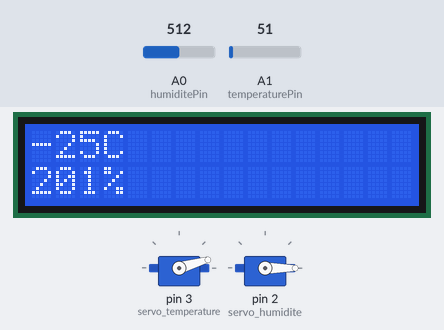
The sketch below on a simulated Arduino Uno, built with avr-gcc and run on an emulated ATmega328P. On the bench: 16×2 character LCD, 2 × servo. Inputs (shaded band) come from the test bench; at power-on: A1 (temperaturePin) = 51, A0 (humiditePin) = 512.

Above: at 1.2 s.
1.3 s: A1 (temperaturePin) set to 61
At 2.7 s:
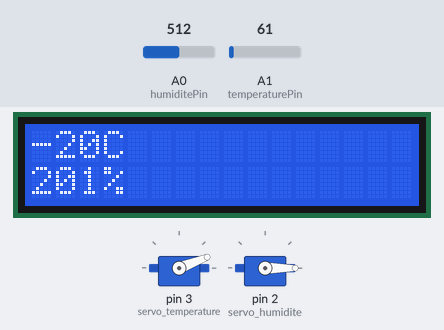
3.0 s: A0 (humiditePin) set to 489
At 4.2 s:
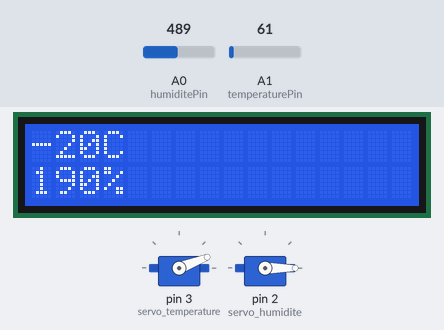
4.5 s: A0 (humiditePin) set to 461
At 5.8 s:
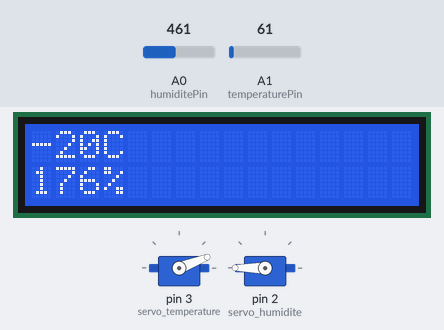
6.1 s: A1 (temperaturePin) set to 30
At 7.3 s:
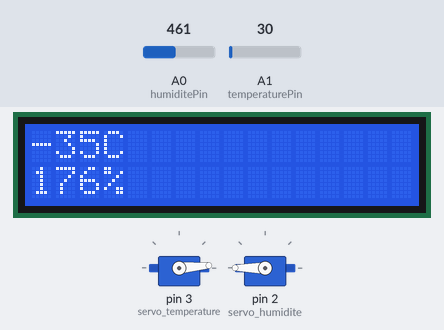
7.6 s: A1 (temperaturePin) set to 112
At 8.0 s:
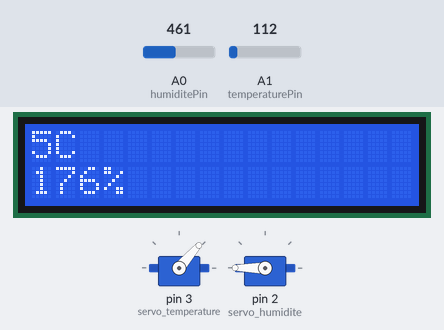
9.1 s: A0 (humiditePin) set to 511
At 9.5 s:
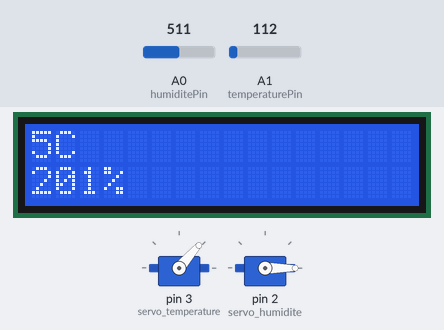
Timing chart, 0 to 11.6 s (numbered marks = the images above; inputs shaded):
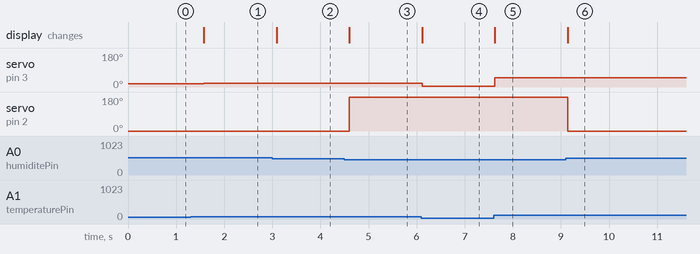

Measured:
- the behaviour switches between 475 and 474 on A0 (humiditePin) (found by bisection; images 2 and 3)
- after the input at 1.3 s, servo on pin 3 (servo_temperature): 16° → 21° after 0.28 s; the display: changes after 0.28 s (image 1)
- after the input at 3.0 s, the display: changes after 0.09 s (image 2)
- after the input at 4.5 s, servo on pin 2 (servo_humidite): 0° → 180° after 0.10 s; the display: changes after 0.10 s (image 3)
- after the input at 6.1 s, servo on pin 3 (servo_temperature): 21° → 5° at once; the display: changes at once (image 4)
- after the input at 7.6 s, servo on pin 3 (servo_temperature): 5° → 49° at once; the display: changes at once (image 5)
- after the input at 9.1 s, servo on pin 2 (servo_humidite): 180° → 0° at once; the display: changes at once (image 6)

The sketch:

Exo1.ino
```cpp
#include <LiquidCrystal.h>
#include <Servo.h>

Servo servo_temperature;
Servo servo_humidite;
int temperaturePin = 1;
int humiditePin = 0;
int temperature = 0;
int humidite = 0;

LiquidCrystal lcd(12, 11, 4, 5, 6, 7);

void setup() {

  lcd.begin(16,2);

  servo_temperature.attach(3);
  servo_humidite.attach(2);
}

void loop() {

  temperature = analogRead(temperaturePin)*23/47-2346/47;
 // vu que les valeurs sont linéaires je peux donc faire une fonction de transfert
 // j’ai donc f(valeur analogique) = a(valeur analogique)+b = température
  humidite = analogRead(humiditePin)*23/47-2346/47;

  int humidite_angle = humidite*180/100;
  int temperature_angle = (temperature+40)*180/165;
  // le capteur de température va de -40 à 125
  // il a donc une plage de 165°C
  // je considère que le degrée 0 est -40 ( -40+40 = 0 )
  // je considère que le degrée 180 est 125 ( 125+40 = 165 )
  // pour calculer l'angle j'effectue un bête produit en croix

  servo_temperature.write(temperature_angle);
  servo_humidite.write(humidite_angle);
  lcd.clear();
  lcd.setCursor(0,0);
  lcd.print(temperature);
  lcd.print('C');
  lcd.setCursor(0,1);
  lcd.print(humidite);
  lcd.print('%');
  delay(500);
}
```
